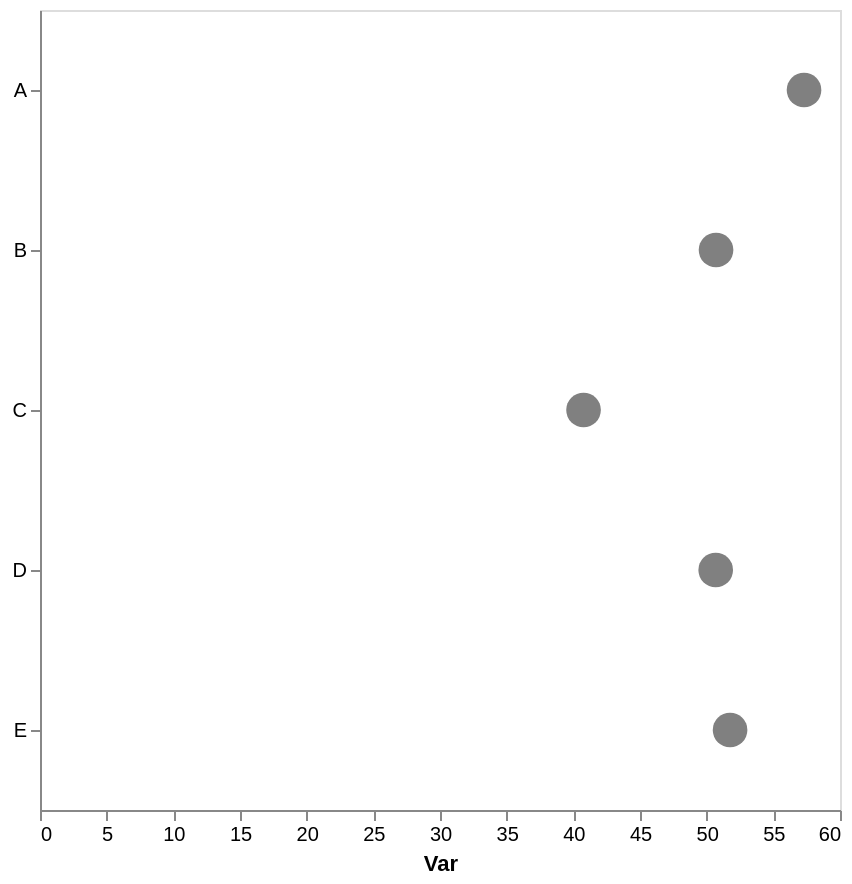

Specify this chart in Vega-Lite:
### Vega-Lite specification from a JSON file in a GitHub repository (floating-point values rounded to 4 significant figures)
{"config": {"view": {"continuousWidth": 300, "continuousHeight": 300}, "axis": {"grid": false}, "bar": {"color": "gray"}}, "data": {"name": "data-6b5b3d2bbc73e64785f8a02e7427c4eb"}, "mark": {"type": "point", "color": "gray", "filled": true, "size": 300}, "encoding": {"x": {"aggregate": "mean", "axis": {"title": "Var"}, "field": "var1", "type": "quantitative"}, "y": {"axis": {"title": null}, "field": "cat", "type": "nominal"}}, "height": 400, "width": 400, "$schema": "https://vega.github.io/schema/vega-lite/v5.17.0.json", "datasets": {"data-6b5b3d2bbc73e64785f8a02e7427c4eb": [{"cat": "A", "var1": 54.79, "var2": 51.77}, {"cat": "C", "var1": 42.92, "var2": 50.01}, {"cat": "D", "var1": 46.91, "var2": 57.32}, {"cat": "D", "var1": 51.91, "var2": 45.79}, {"cat": "D", "var1": 46.26, "var2": 39.41}, {"cat": "D", "var1": 48.56, "var2": 51.29}, {"cat": "E", "var1": 51.76, "var2": 63.04}, {"cat": "B", "var1": 45.85, "var2": 45.3}, {"cat": "B", "var1": 55.56, "var2": 58.62}, {"cat": "C", "var1": 38.61, "var2": 46.85}, {"cat": "A", "var1": 59.81, "var2": 49.06}, {"cat": "D", "var1": 59.75, "var2": 40.98}]}}
